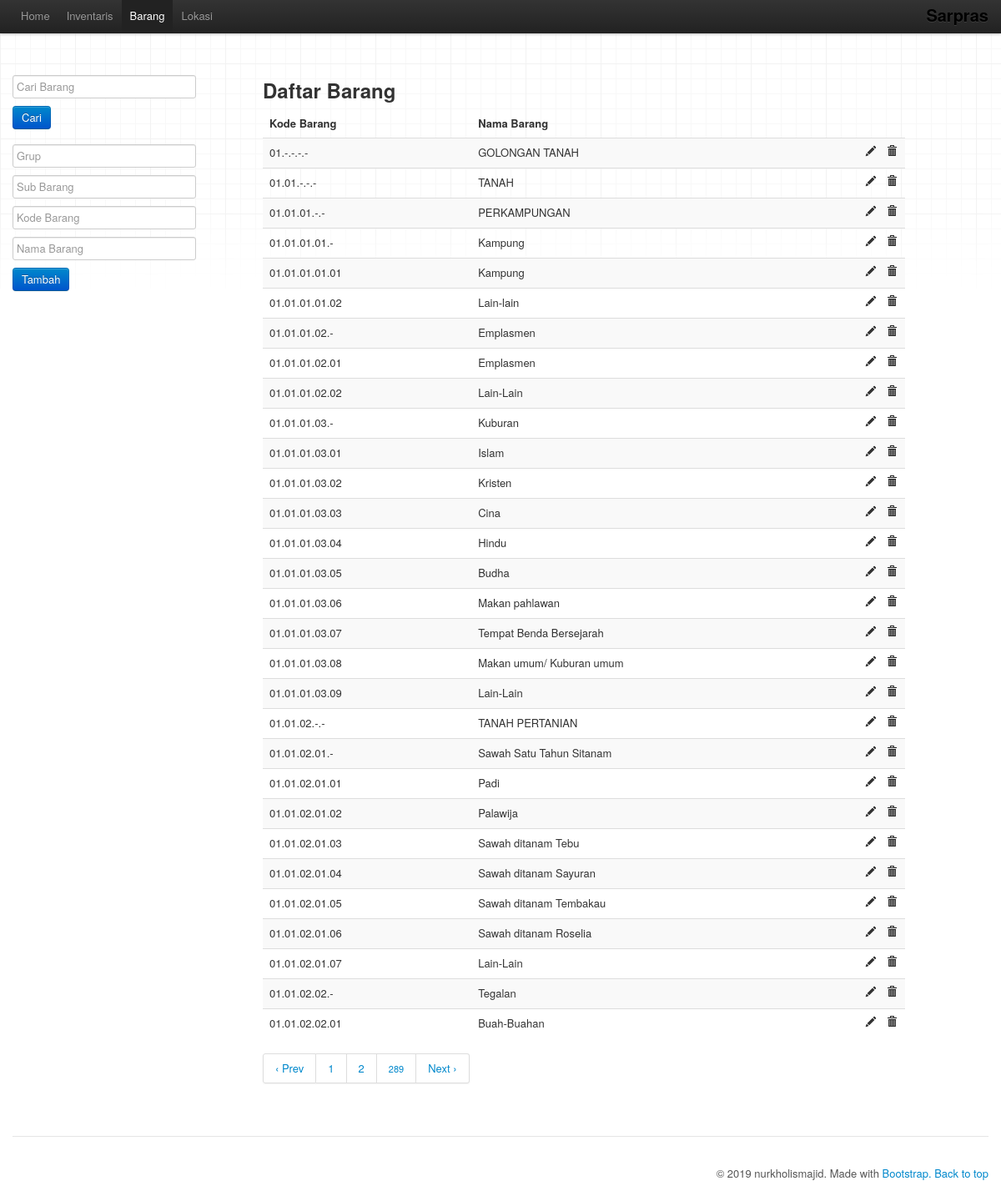
Screenshot of /barang.php with the database file from the repository.
### tables this page shows
CREATE TABLE `barang` (
  `grup` varchar(15) DEFAULT NULL,
  `kode_barang` varchar(30) DEFAULT NULL,
  `nama_barang` varchar(120) DEFAULT NULL
);

### barang.php (the view, shortened to what this page needs)
<?php
include ('lib/paginate.php');
$per_page = 30;
$result = mysql_query("SELECT * FROM barang");
$total_results = mysql_num_rows($result);
$total_pages = ceil($total_results / $per_page);
if (isset($_GET['page'])) {
    $show_page = $_GET['page'];
    if ($show_page > 0 && $show_page <= $total_pages) {
        $start = ($show_page - 1) * $per_page;
        $end = $start + $per_page;
    } else {
        $start = 0;
        $end = $per_page;
    }
} else {
    $start = 0;
    $end = $per_page;
}
$tpages=$total_pages;
?>
<!DOCTYPE html>
<html lang="en">
  <head>
    <link href="assets/css/bootstrap.css" rel="stylesheet">
    <link href="assets/css/bootstrap-responsive.css" rel="stylesheet">
    <link href="assets/css/docs.css" rel="stylesheet">
    <link href="assets/js/google-code-prettify/prettify.css" rel="stylesheet">
	<link href="assets/css/smoothness/jquery-ui-1.8.2.custom.css" rel="stylesheet" />
  </head>
  <body data-spy="scroll" data-target=".subnav" data-offset="50">
    <div class="navbar navbar-fixed-top">
      <div class="navbar-inner">
        <div class="container">
          <a class="brand" href="./index.html">Sarpras</a>
          <div class="nav-collapse collapse">
            <ul class="nav">
              <li><a href="index.php">Home</a></li>
			  <li><a href="inventaris.php">Inventaris</a></li>
			  <li class="active"><a href="barang.php?page=1">Barang</a></li>
			  <li><a href="lokasi.php">Lokasi</a></li>
            </ul>
          </div>
        </div>
      </div>
    </div>
    <div class="container">
	<div class="row-fluid">
			<div class="span3">
			  <form action="proses_tampil_barang.php" method="post">
				<input type="text" name="cari_barang" id="search1" placeholder="Cari Barang"><br/>
				<button type="submit" class="btn btn-primary">Cari</button>
			  </form>
			  <form action="proses_tambah_barang.php" method="post">
				<input type="text" name="grup" id="grup" placeholder="Grup"><br/>
				<input type="text" name="sub_barang" id="search" placeholder="Sub Barang"><br/>
				<input type="text" name="kode_barang" id="kode" placeholder="Kode Barang"><br/>
				<input type="text" name="nama_barang" placeholder="Nama Barang"><br/>
				<button type="submit" class="btn btn-primary">Tambah</button>
			  </form>
			  </div>
			  <div class="span8">
			  <h2>Daftar Barang</h2>
              <?php
                    echo "<table class='table table-striped'>";
                    echo "<thead><tr><th>Kode Barang</th> <th>Nama Barang</th><th width='40px'></th></tr></thead>";
                    for ($i = $start; $i < $end; $i++) {
                        echo '<td>' . mysql_result($result, $i, 'kode_barang') . '</td>';
                        echo '<td>' . mysql_result($result, $i, 'nama_barang') . '</td>';
						echo '
						<td>
						  <i class="icon-pencil"></i>&nbsp;&nbsp;
						  <a href="proses_hapus_barang.php?kode_barang='. mysql_result($result, $i, 'kode_barang') .'" onclick="return confirm(\'Dengan mengklik OK, Anda setuju menghapus barang yang dipilih dari daftar. Apakah Anda yakin?\')" title="Hapus"><i class="icon-trash"></i>
						</td>';
                    }
                echo "</table>";
				$reload = $_SERVER['PHP_SELF'] . "?tpages=" . $tpages;
                    echo '<div class="pagination"><ul>';
                    if ($total_pages > 1) {
                        echo paginate($reload, $show_page, $total_pages);
                    }
                    echo "</ul></div>";
            ?>
          </div>
		  </div>
      <footer class="footer">
	  <p class="nav pull-right">&copy; <?php echo date("Y");?> nurkholismajid. Made with <a target="_blank" href="http://getbootstrap.com">Bootstrap.</a> <a href="#">Back to top</a></p>
      </footer>
    </div>
  </body>
</html>

### lib/paginate.php
<?php
function paginate($reload, $page, $tpages) {
    $adjacents = 2;
    $prevlabel = "&lsaquo; Prev";
    $nextlabel = "Next &rsaquo;";
    $out = "";
    if ($page == 1) {
        $out.= "<span>" . $prevlabel . "</span>\n";
    } elseif ($page == 2) {
        $out.= "<li><a  href=\"" . $reload . "\">" . $prevlabel . "</a>\n</li>";
    } else {
        $out.= "<li><a  href=\"" . $reload . "&amp;page=" . ($page - 1) . "\">" . $prevlabel . "</a>\n</li>";
    }
    $pmin = ($page > $adjacents) ? ($page - $adjacents) : 1;
    $pmax = ($page < ($tpages - $adjacents)) ? ($page + $adjacents) : $tpages;
    for ($i = $pmin; $i <= $pmax; $i++) {
        if ($i == $page) {
            $out.= "<li  class=\"active\"><a href=''>" . $i . "</a></li>\n";
        } elseif ($i == 1) {
            $out.= "<li><a  href=\"" . $reload . "\">" . $i . "</a>\n</li>";
        } else {
            $out.= "<li><a  href=\"" . $reload . "&amp;page=" . $i . "\">" . $i . "</a>\n</li>";
        }
    }
    if ($page < ($tpages - $adjacents)) {
        $out.= "<a style='font-size:11px' href=\"" . $reload . "&amp;page=" . $tpages . "\">" . $tpages . "</a>\n";
    }
    if ($page < $tpages) {
        $out.= "<li><a  href=\"" . $reload . "&amp;page=" . ($page + 1) . "\">" . $nextlabel . "</a>\n</li>";
    } else {
        $out.= "<span style='font-size:11px'>" . $nextlabel . "</span>\n";
    }
    $out.= "";
    return $out;
}

### assets/css/docs.css (style rules this page uses)
body { position: relative; padding-top: 90px; background-color: #fff; background-image: url(../img/grid-18px-masked.png); background-repeat: repeat-x; background-position: 0 40px; }
.navbar-fixed-top .brand { padding-right: 0; padding-left: 0; margin-left: 20px; float: right; font-weight: bold; color: #000; text-shadow: 0 1px 0 rgba(255,255,255,.1), 0 0 30px rgba(255,255,255,.125); -webkit-transition: all .2s linear; -moz-transition: all .2s linear; transition: all .2s linear; }
.footer { margin-top: 45px; padding: 35px 0 36px; border-top: 1px solid #e5e5e5; }
.footer p { margin-bottom: 0; color: #555; }
h2 + table, h3 + table, h4 + table, h2 + .row { margin-top: 5px; }

### rows the page displays
barang: kode_barang "01.-.-.-.-", nama_barang "GOLONGAN TANAH"
barang: kode_barang "01.01.-.-.-", nama_barang "TANAH"
barang: kode_barang "01.01.01.-.-", nama_barang "PERKAMPUNGAN"
barang: kode_barang "01.01.01.01.-", nama_barang "Kampung"
barang: kode_barang "01.01.01.01.01", nama_barang "Kampung"
barang: kode_barang "01.01.01.01.02", nama_barang "Lain-lain"
barang: kode_barang "01.01.01.02.-", nama_barang "Emplasmen"
barang: kode_barang "01.01.01.02.01", nama_barang "Emplasmen"
barang: kode_barang "01.01.01.02.02", nama_barang "Lain-Lain"
barang: kode_barang "01.01.01.03.-", nama_barang "Kuburan"
barang: kode_barang "01.01.01.03.01", nama_barang "Islam"
barang: kode_barang "01.01.01.03.02", nama_barang "Kristen"
barang: kode_barang "01.01.01.03.03", nama_barang "Cina"
barang: kode_barang "01.01.01.03.04", nama_barang "Hindu"
barang: kode_barang "01.01.01.03.05", nama_barang "Budha"
barang: kode_barang "01.01.01.03.06", nama_barang "Makan pahlawan"
barang: kode_barang "01.01.01.03.07", nama_barang "Tempat Benda Bersejarah"
barang: kode_barang "01.01.01.03.08", nama_barang "Makan umum/ Kuburan umum"
barang: kode_barang "01.01.01.03.09", nama_barang "Lain-Lain"
barang: kode_barang "01.01.02.-.-", nama_barang "TANAH PERTANIAN"
barang: kode_barang "01.01.02.01.-", nama_barang "Sawah Satu Tahun Sitanam"
barang: kode_barang "01.01.02.01.01", nama_barang "Padi"
barang: kode_barang "01.01.02.01.02", nama_barang "Palawija"
barang: kode_barang "01.01.02.01.03", nama_barang "Sawah ditanam Tebu"
barang: kode_barang "01.01.02.01.04", nama_barang "Sawah ditanam Sayuran"
barang: kode_barang "01.01.02.01.05", nama_barang "Sawah ditanam Tembakau"
barang: kode_barang "01.01.02.01.06", nama_barang "Sawah ditanam Roselia"
barang: kode_barang "01.01.02.01.07", nama_barang "Lain-Lain"
barang: kode_barang "01.01.02.02.-", nama_barang "Tegalan"
barang: kode_barang "01.01.02.02.01", nama_barang "Buah-Buahan"

### other values shown
$prevlabel "‹ Prev"
$tpages "289"
$nextlabel "Next ›"
